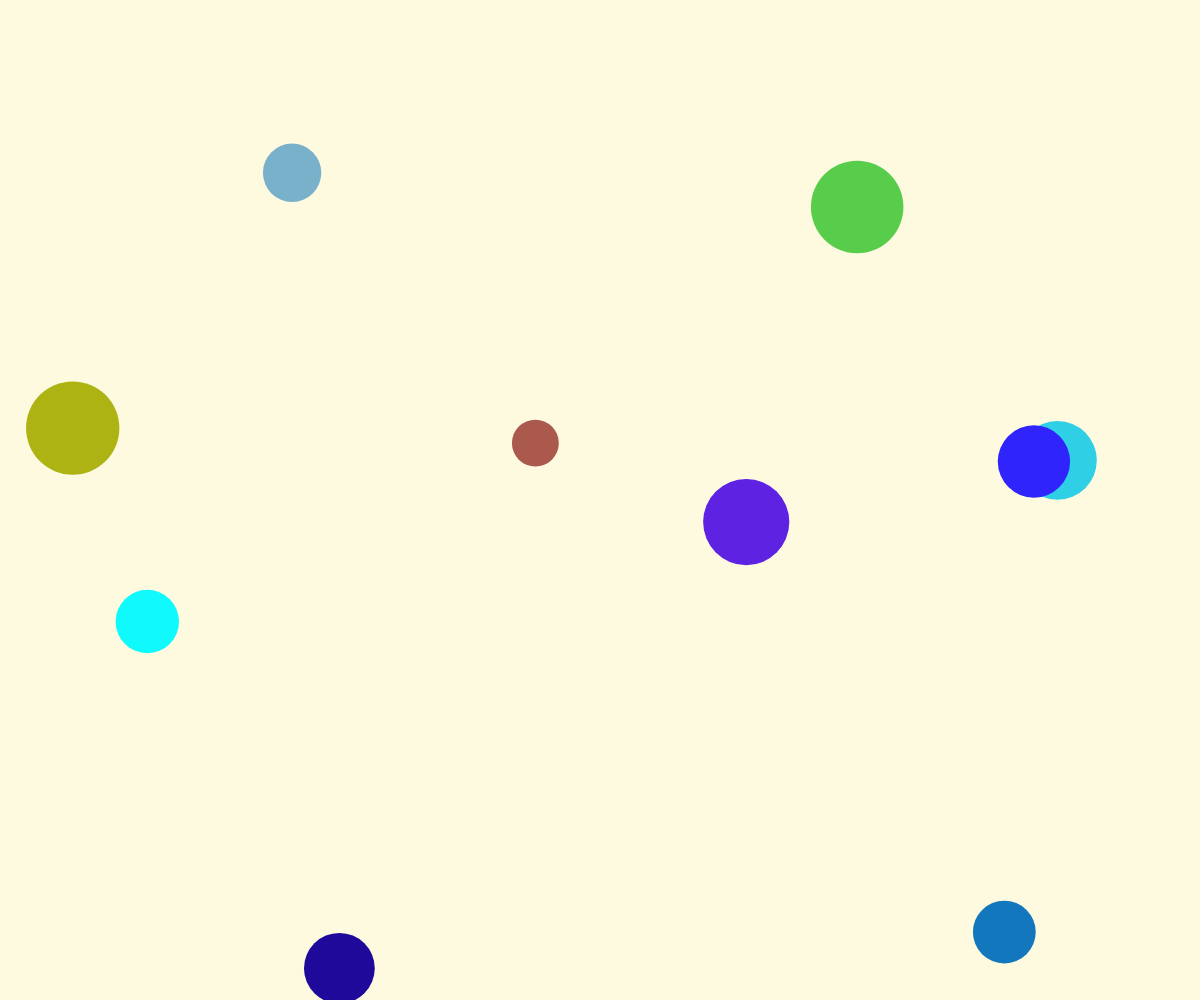
Frame 1 (no input)
Frame 60 (no input): identical to frame 1, image omitted
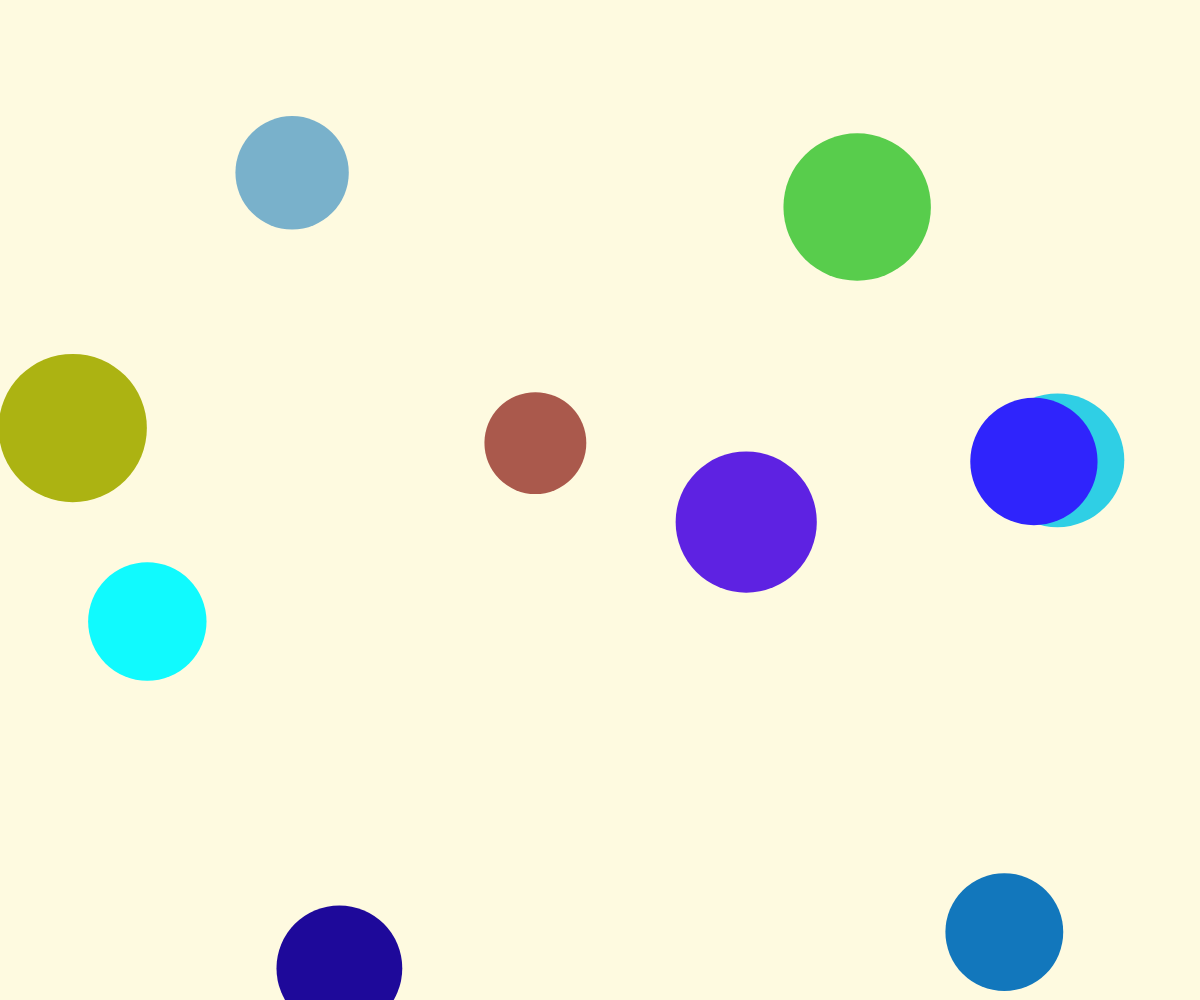
Frame 120 (the mouse pressed at the canvas centre since frame 60)

The p5.js sketch that drew these frames (run headless with seeded random() and noise() and a simulated clock; from frame 60 on, the mouse is pressed at the canvas centre):

// p5.js sketch
// ── sketch.js
let circles = [];

function setup() {
  createCanvas(windowWidth, windowHeight);
  pixelDensity(1); // 降低畫布解析度
  frameRate(30); // 限制幀率
  background('#fefae0');

  // 生成 10 個圓的初始資料
  for (let i = 0; i < 10; i++) {
    circles.push({
      x: random(width),
      y: random(height),
      size: random(30, 100),
      color: color(random(255), random(255), random(255))
    });
  }
}

function draw() {
  background('#fefae0'); // 每次重繪背景

  let sizeOffset = map(mouseX, 0, width, 10, 120);

  for (let circle of circles) {
    fill(circle.color);
    noStroke();
    ellipse(circle.x, circle.y, circle.size + sizeOffset);
  }
}

function windowResized() {
  resizeCanvas(windowWidth, windowHeight);
}

// ── style.css
html, body {
  margin: 0;
  padding: 0;
}

canvas {
  display: block;
  position: absolute;
  top: 0;
  left: 0;
  z-index: 1; /* 畫布在最底層 */
}

/* iframe 樣式 */
iframe {
  position: relative;
  z-index: 2; /* iframe 在第二層 */
  width: 100%;
  height: 80vh;
  border: none;
  margin-top: 60px; /* 增加與選單的距離 */
}

/* 選單樣式 */
.menu {
  position: absolute;
  top: 10px;
  right: 10px;
  z-index: 3; /* 選單在最上層 */
}

/* 選單文字滑鼠懸停時的顏色 */
.menu a:hover {
  color: #588157;
}

/* 選單文字大小 */
.menu a {
  font-size: 30px; /* 調整文字大小 */
}
